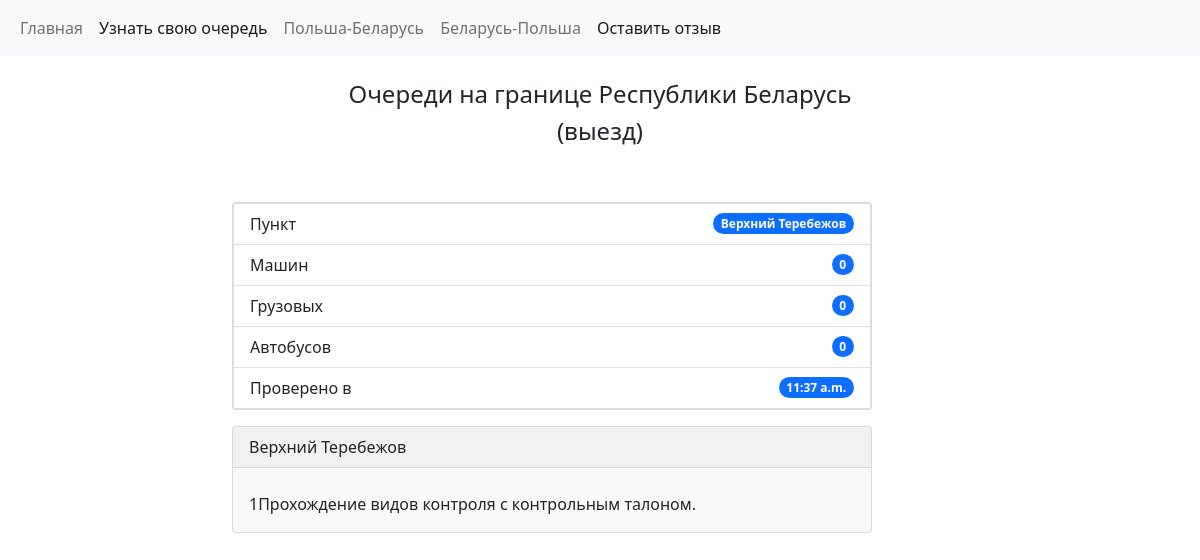
The app's page /verhni_terebezhev with its own data.
### website/models.py (models this page shows, shortened)
class Borders(models.Model):
    location = models.CharField(max_length=100)
    cars = models.CharField(max_length=100)
    buses = models.CharField(max_length=100)
    lorries = models.CharField(max_length=100)
    text = models.TextField(max_length=1600)
    time = models.TimeField(auto_now=True)
    created = models.DateTimeField(auto_now=True)

### website/views.py (the view)
# urls.py: path('verhni_terebezhev', views.verhni_terebezhev, name='verhni_terebezhev'),
def verhni_terebezhev(request):
    obj = Borders.objects.get(location='Верхний Теребежов')
    return render(request, 'verhni_terebezhev.html', {'obj': obj})

### website/templates/verhni_terebezhev.html (shortened to what this page needs)
{% extends 'base.html' %}
{% block content %}
  <div class="container">
    <div class="row">
      <div class="col-sm-2">
      </div>
      <div class="col-sm-8">
            <div class="card text-dark bg-light mb-3" style="max-width: 40rem; width: 400">
                <ul class="list-group">
                  <li class="list-group-item d-flex justify-content-between align-items-center">
                    Пункт
                    <span class="badge bg-primary rounded-pill">{{ obj.location }}</span>
                  </li>
                  <li class="list-group-item d-flex justify-content-between align-items-center">
                    Машин
                    <span class="badge bg-primary rounded-pill">{{ obj.cars }}</span>
                  </li>
                  <li class="list-group-item d-flex justify-content-between align-items-center">
                    Грузовых
                    <span class="badge bg-primary rounded-pill">{{ obj.lorries }}</span>
                  </li>
                  <li class="list-group-item d-flex justify-content-between align-items-center">
                    Автобусов
                    <span class="badge bg-primary rounded-pill">{{ obj.buses }}</span>
                  </li>
                  <li class="list-group-item d-flex justify-content-between align-items-center">
                    Проверено в
                    <span class="badge bg-primary rounded-pill">{{ obj.time }}</span>
                  </li>
                </ul>
            </div>
            <div class="card text-dark bg-light mb-3" style="max-width: 40rem;">
              <div class="card-header">{{ obj.location }}</div>
              <div class="card-body">
                <p class="card-text">{{ obj.text }}</p>
              </div>
            </div>
      </div>
      <div class="col-sm-2">
      </div>
    </div>
  </div>
{% endblock %}

### records on screen
Borders: location "Верхний Теребежов", cars "0", lorries "0", buses "0", time "11:37 a.m.", text "1Прохождение видов контроля с контрольным талоном."
